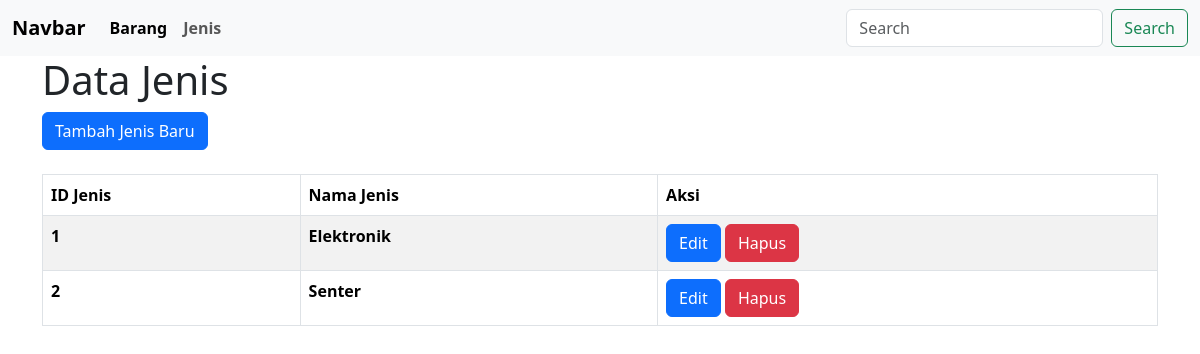
The app's page /view/jenis/index.php with its own data.
### tables this page shows
CREATE TABLE `jenis` (
  `id_jenis` int NOT NULL,
  `nama_jenis` varchar(15) DEFAULT NULL
);

### view/jenis/index.php (the view, shortened to what this page needs)
<!DOCTYPE html>
<html lang="en">
<b>
    <link rel="stylesheet" href="https://cdn.jsdelivr.net/npm/bootstrap@5.3.3/dist/css/bootstrap.min.css">
</head>
<body>
<nav class="navbar navbar-expand-lg bg-body-tertiary">
  <div class="container-fluid">
    <a class="navbar-brand" href="#">Navbar</a>
    <div class="collapse navbar-collapse" id="navbarSupportedContent">
      <ul class="navbar-nav me-auto mb-2 mb-lg-0">
        <li class="nav-item">
          <a class="nav-link active" aria-current="page" href="../barang/index.php">Barang</a>
        </li>
        <li class="nav-item">
          <a class="nav-link" href="../jenis/index.php">Jenis</a>
        </li>
      </ul>
      <form class="d-flex" role="search">
        <input class="form-control me-2" type="search" placeholder="Search" aria-label="Search">
        <button class="btn btn-outline-success" type="submit">Search</button>
      </form>
  </div>
</nav>
<div class="container">
    <h1>Data Jenis</h1>
    <a href="view_tambah.php" class="btn btn-primary">Tambah Jenis Baru</a>
    <br></br>
    <table class="table table-bordered table-striped" border="1">
  <thead>
    <tr>
      <th scope="col">ID Jenis</th>
      <th scope="col">Nama Jenis</th>
      <th scope="col">Aksi</th>
    </tr>
  </thead>
  <?php
  include '../../config/koneksi.php';
  $query = mysqli_query($conn, "SELECT * FROM jenis");
  if(mysqli_num_rows($query)){
    while ($result=mysqli_fetch_assoc($query)){
      ?>
    <tr>
      <td><?php echo $result['id_jenis'];?></td>
      <td><?php echo $result['nama_jenis'];?></td>
      <td>
      <button type="button" class="btn btn-primary">Edit</button>
      <button type="button" class="btn btn-danger">Hapus</button>
      </td>
    </tr>
  <?php
    }
  }
    ?>
</table>
</div>
</body>
</html>

### records on screen
jenis: id_jenis "1", nama_jenis "Elektronik"
jenis: id_jenis "2", nama_jenis "Senter"
